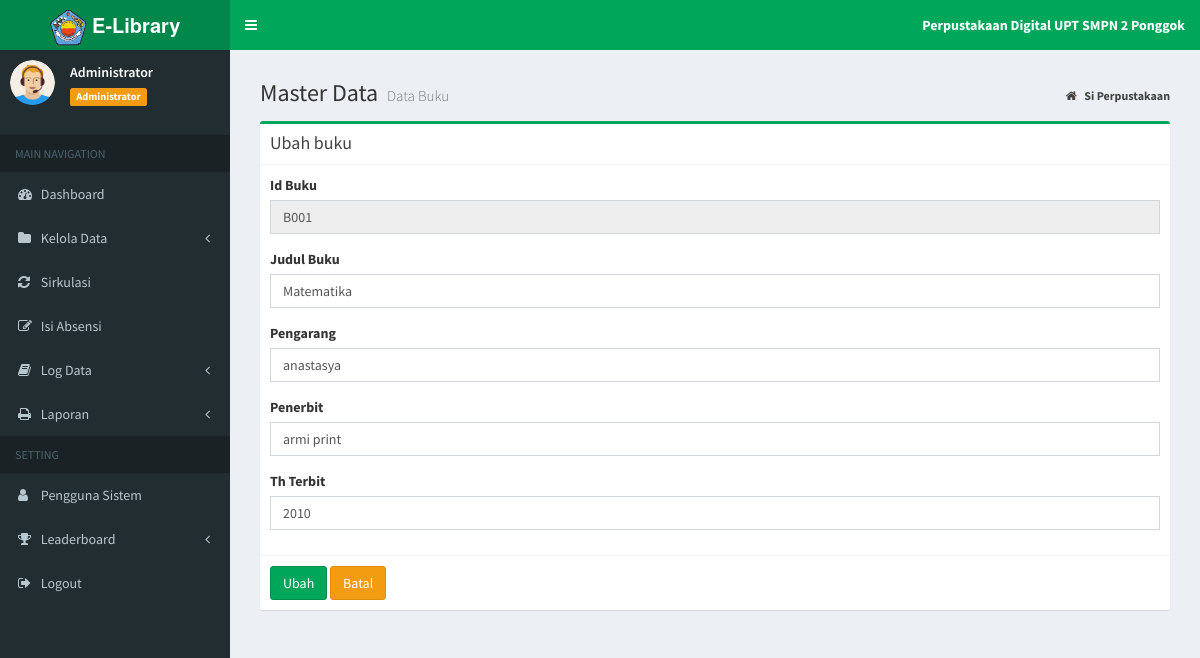
/?page=MyApp/edit_buku&kode=B001 (signed in), run on the app's committed database.
### tables this page shows
CREATE TABLE `tb_buku` (
  `id_buku` varchar(10) NOT NULL,
  `judul_buku` varchar(30) NOT NULL,
  `pengarang` varchar(30) NOT NULL,
  `penerbit` varchar(30) NOT NULL,
  `th_terbit` year NOT NULL
);

### admin/buku/edit_buku.php (the view, shortened to what this page needs)
<?php
    if(isset($_GET['kode'])){
        $sql_cek = "SELECT * FROM tb_buku WHERE id_buku='".$_GET['kode']."'";
        $query_cek = mysqli_query($koneksi, $sql_cek);
        $data_cek = mysqli_fetch_array($query_cek,MYSQLI_BOTH);
    }
?>
<section class="content-header">
	<h1>
		Master Data
		<small>Data Buku</small>
	</h1>
	<ol class="breadcrumb">
		<li>
			<a href="index.php">
				<i class="fa fa-home"></i>
				<b>Si Perpustakaan</b>
			</a>
		</li>
	</ol>
</section>
<section class="content">
	<div class="row">
		<div class="col-md-12">
			<div class="box box-success">
				<div class="box-header with-border">
					<h3 class="box-title">Ubah buku</h3>
				</div>
				<form action="" method="post" enctype="multipart/form-data">
					<div class="box-body">
						<div class="form-group">
							<label>Id Buku</label>
							<input type='text' class="form-control" name="id_buku" value="<?php echo $data_cek['id_buku']; ?>"
							 readonly/>
						</div>
						<div class="form-group">
							<label>Judul Buku</label>
							<input type='text' class="form-control" name="judul_buku" value="<?php echo $data_cek['judul_buku']; ?>"
							/>
						</div>
						<div class="form-group">
							<label>Pengarang</label>
							<input type='text' class="form-control" name="pengarang" value="<?php echo $data_cek['pengarang']; ?>"
							/>
						</div>
						<div class="form-group">
							<label>Penerbit</label>
							<input class="form-control" name="penerbit" value="<?php echo $data_cek['penerbit']; ?>"
							/>
						</div>
						<div class="form-group">
							<label>Th Terbit</label>
							<input class="form-control" name="th_terbit" value="<?php echo $data_cek['th_terbit']; ?>">
						</div>
					</div>
					<div class="box-footer">
						<input type="submit" name="Ubah" value="Ubah" class="btn btn-success">
						<a href="?page=MyApp/data_buku" class="btn btn-warning">Batal</a>
					</div>
				</form>
			</div>
</section>

### data on the page
tb_buku: id_buku "B001", judul_buku "Matematika", pengarang "anastasya", penerbit "armi print", th_terbit "2010"

### other printed values
$data_nama "Administrator"
$data_level "Administrator"
